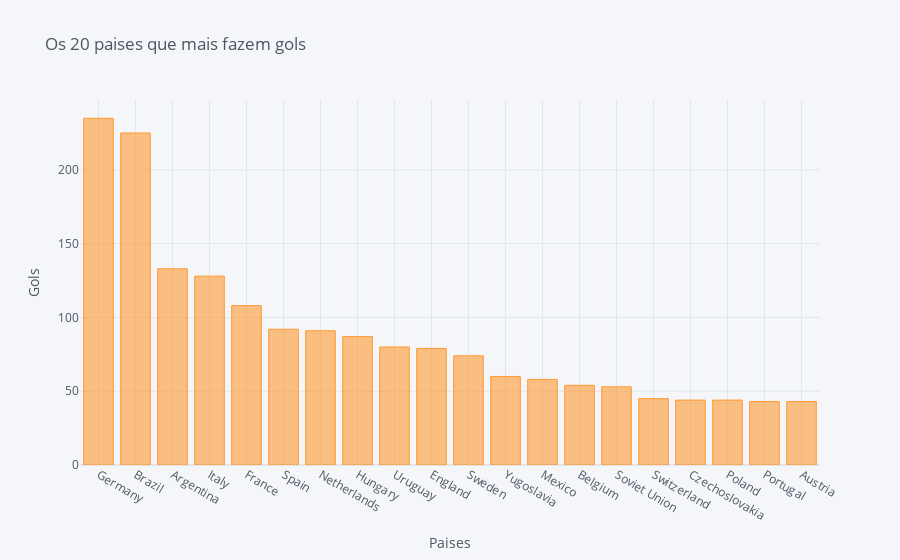

Notebook cell for this chart:
### Markdown cell above
# Quais paises fazem mais gols?

### Code cell
casa = matches[['Home Team Name', 'Home Team Goals']].dropna() #Removendo nulos e filtrando as 2 colunas
fora = matches[['Away Team Name', 'Away Team Goals']].dropna()
casa.columns = ['Countries', 'Goals'] #Time da casa
fora.columns = casa.columns
gols = casa.append(fora, ignore_index = True)
gols = gols.groupby('Countries').sum()
gols = gols.sort_values(by = 'Goals', ascending=False)
gols[:20].iplot(kind='bar', xTitle = 'Paises', yTitle = 'Gols', title = 'Os 20 paises que mais fazem gols')

### Figure 1 — Plotly figure (JSON) as saved in the notebook; plotly's stock layout.template omitted (floating-point values rounded to 4 significant figures)
{"data": [{"marker": {"color": "rgba(255, 153, 51, 0.6)", "line": {"color": "rgba(255, 153, 51, 1.0)", "width": 1}}, "name": "Goals", "orientation": "v", "text": "", "type": "bar", "x": ["Germany", "Brazil", "Argentina", "Italy", "France", "Spain", "Netherlands", "Hungary", "Uruguay", "England", "Sweden", "Yugoslavia", "Mexico", "Belgium", "Soviet Union", "Switzerland", "Czechoslovakia", "Poland", "Portugal", "Austria"], "y": [235, 225, 133, 128, 108, 92, 91, 87, 80, 79, 74, 60, 58, 54, 53, 45, 44, 44, 43, 43]}], "layout": {"legend": {"bgcolor": "#F5F6F9", "font": {"color": "#4D5663"}}, "paper_bgcolor": "#F5F6F9", "plot_bgcolor": "#F5F6F9", "title": {"font": {"color": "#4D5663"}, "text": "Os 20 paises que mais fazem gols"}, "xaxis": {"gridcolor": "#E1E5ED", "showgrid": true, "tickfont": {"color": "#4D5663"}, "title": {"font": {"color": "#4D5663"}, "text": "Paises"}, "zerolinecolor": "#E1E5ED", "type": "category", "range": [-0.5, 19.5], "autorange": true}, "yaxis": {"gridcolor": "#E1E5ED", "showgrid": true, "tickfont": {"color": "#4D5663"}, "title": {"font": {"color": "#4D5663"}, "text": "Gols"}, "zerolinecolor": "#E1E5ED", "type": "linear", "range": [0, 247.4], "autorange": true}, "autosize": true}}
